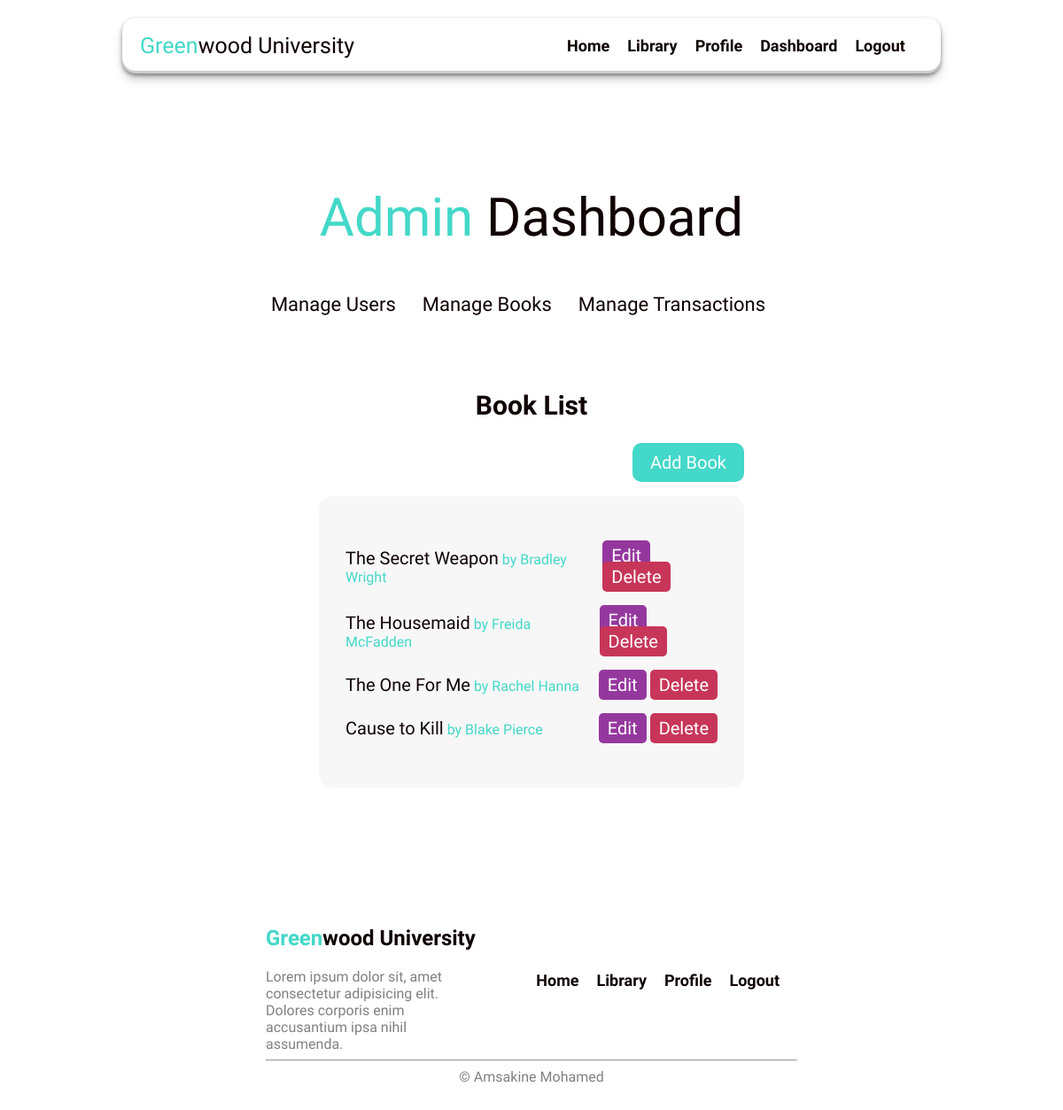
The app's page /dashboard/books (signed in), older data.
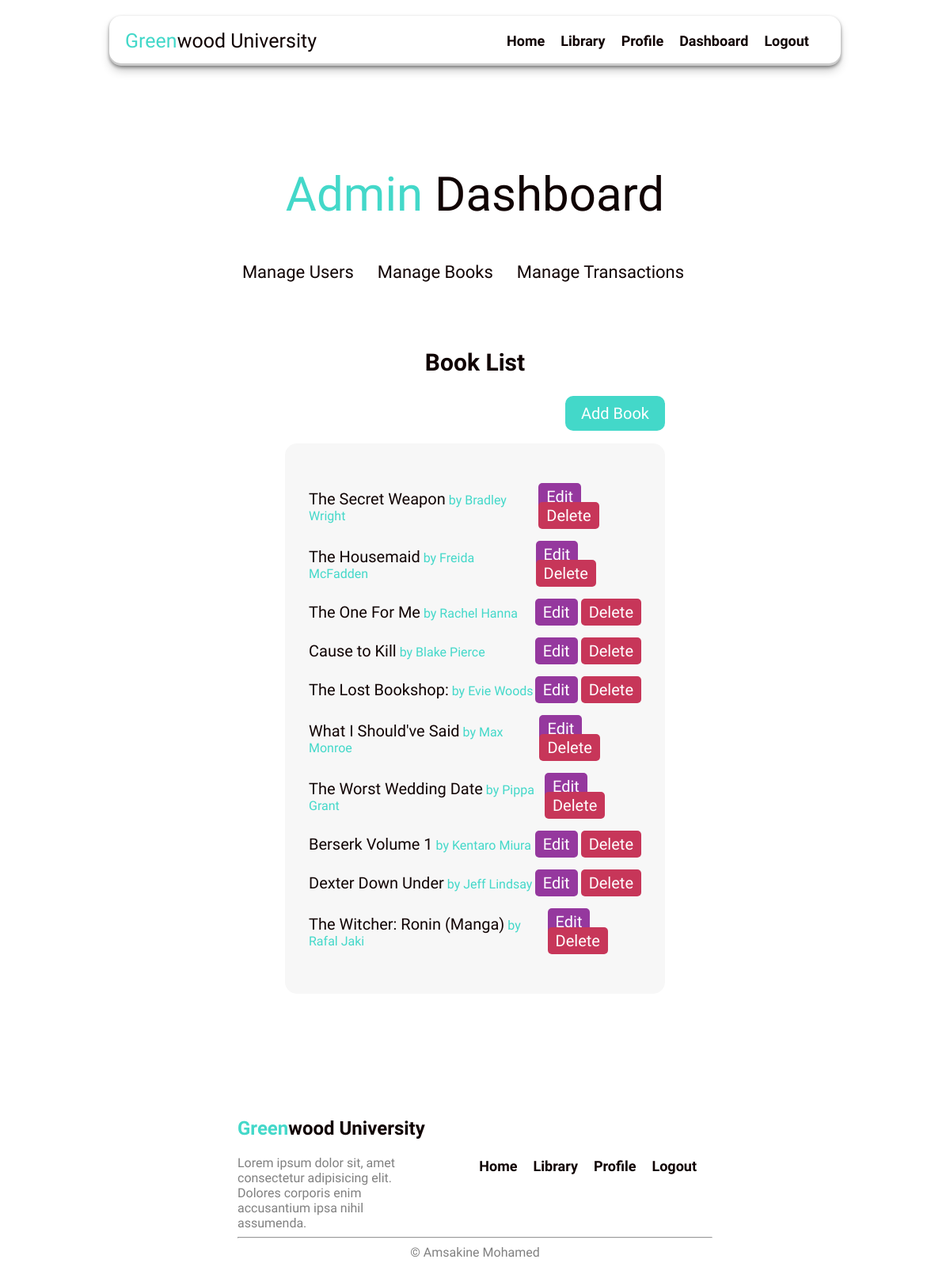
The same page, newer data.
### myapp/models.py (models this page shows, shortened)
class Book(models.Model):
    title = models.CharField(max_length=200)
    author = models.CharField(max_length=100)
    summary = models.TextField()
    available_copies = models.IntegerField(default=0)
    cover_image = models.ImageField(upload_to='book_covers/', null=True, blank=True)

### myapp/views/admin_dashboard.py (the view)
# urls.py: path('dashboard/books', book_list, name='book_list'),
@login_required
@staff_member_required
def book_list(request):
    books = Book.objects.all()
    context = {
        'books': books
    }
    return render(request, 'myapp/book_list.html', context)

### myapp/templates/myapp/book_list.html
{% extends 'myapp/admin_dashboard.html' %}
{% block dashboard %}
    <h2 class="dash-title">Book List</h2>
    <div class="dash-button-container">
        <a class="dash-button" href="{% url 'add_book' %}" class="btn btn-primary">Add Book</a>
    </div>
    <ul class="dash-list">
        {% for book in books %}
            <li class="dash-item">
                <div class="dash-info">
                   <span class="dash-book-title"> {{ book.title }}</span>
                   <span class="dash-book-author"> by {{ book.author }}</span>
                </div>
                <div class="dash-buttons">
                    <a class="edit-btn" href="{% url 'edit_book' book.id %}">Edit</a>
                    <a class="delete-btn" href="{% url 'delete_book' book.id %}">Delete</a>
                </div>
            </li>
        {% endfor %}
    </ul>
{% endblock %}

Row changes from the older to the newer data that the page shows:
added Book: title "The Lost Bookshop:", author "Evie Woods"
added Book: title "What I Should've Said", author "Max Monroe"
added Book: title "The Worst Wedding Date", author "Pippa Grant"
added Book: title "Berserk Volume 1", author "Kentaro Miura"
added Book: title "Dexter Down Under", author "Jeff Lindsay"
added Book: title "The Witcher: Ronin (Manga)", author "Rafal Jaki"
